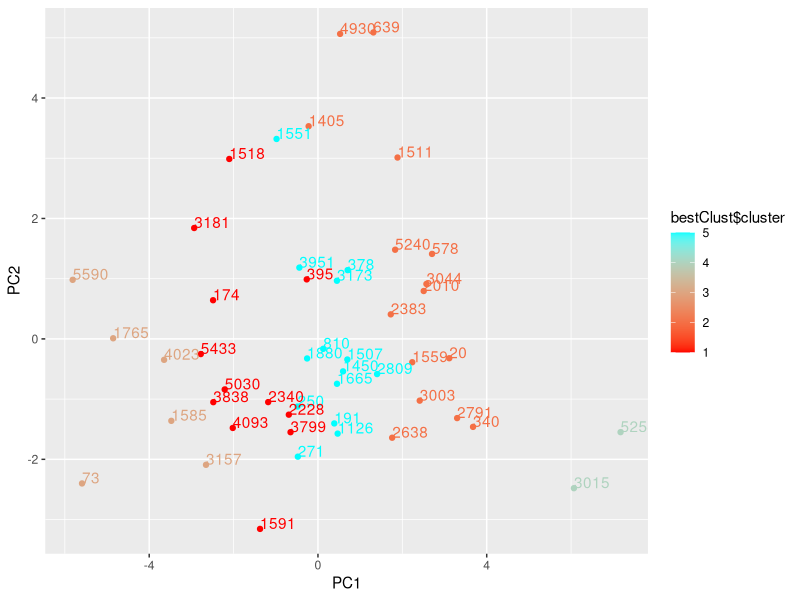

Generate this figure with R:
library(readr)
library(ggplot2)

data <- read_csv("2016NyroCompOpr.csv")

dataAsMatrix <- as.matrix(data)[,2:ncol(data)]
teamNumbers <- as.matrix(data)[,1]
pca <- prcomp(dataAsMatrix, retx=TRUE, center=TRUE, scale.=TRUE)

bestClust = 0
bestK = 0
bestRatio = 0
for (k in 2:10) {
  clust = kmeans(dataAsMatrix, 5, nstart=10)
  ratio = clust$betweenss / clust$totss
  if (ratio > bestRatio) {
    bestK = k
    bestClust = clust
    bestRatio = ratio
  }
}

plot <- ggplot(data=as.data.frame(pca$x), aes(x=PC1, y=PC2, color=bestClust$cluster)) 
plot <- plot + geom_point()
plot <- plot + scale_color_gradientn(colors=rainbow(bestK))# + coord_fixed()
plot <- plot + geom_text(aes(label=teamNumbers),hjust=0, vjust=0)
plot
